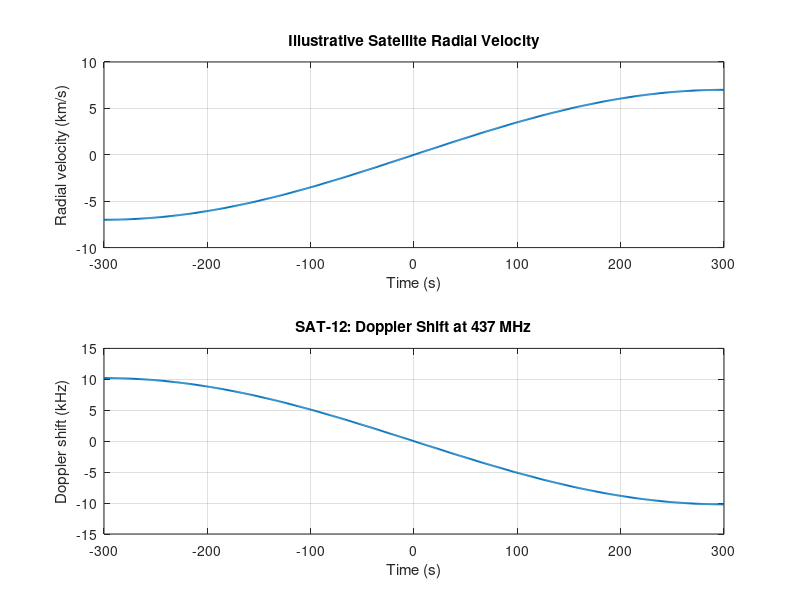

The MATLAB source for this figure:
%% SAT-12: Satellite Doppler Shift Simulation
clear; clc; close all;

% Constants
c = 299792458;          % Speed of light (m/s)
fc = 437e6;             % Carrier frequency (Hz)

% Illustrative radial-velocity profile:
% Negative = approaching; positive = receding
t = linspace(-300, 300, 601);  % Time (seconds)
vr = 7000 * sin(2*pi*t/1200);  % Radial velocity (m/s)

% First-order Doppler approximation
fd = -(vr/c) * fc;
frx = fc + fd;

fprintf('SAT-12: DOPPLER SHIFT\n');
fprintf('Carrier frequency: %.3f MHz\n', fc/1e6);
fprintf('Maximum absolute shift: %.2f Hz\n', max(abs(fd)));
fprintf('Minimum received frequency: %.6f MHz\n', min(frx)/1e6);
fprintf('Maximum received frequency: %.6f MHz\n', max(frx)/1e6);

figure;

subplot(2,1,1);
plot(t, vr/1000, 'LineWidth', 1.4);
xlabel('Time (s)');
ylabel('Radial velocity (km/s)');
title('Illustrative Satellite Radial Velocity');
grid on;

subplot(2,1,2);
plot(t, fd/1000, 'LineWidth', 1.4);
xlabel('Time (s)');
ylabel('Doppler shift (kHz)');
title('SAT-12: Doppler Shift at 437 MHz');
grid on;
